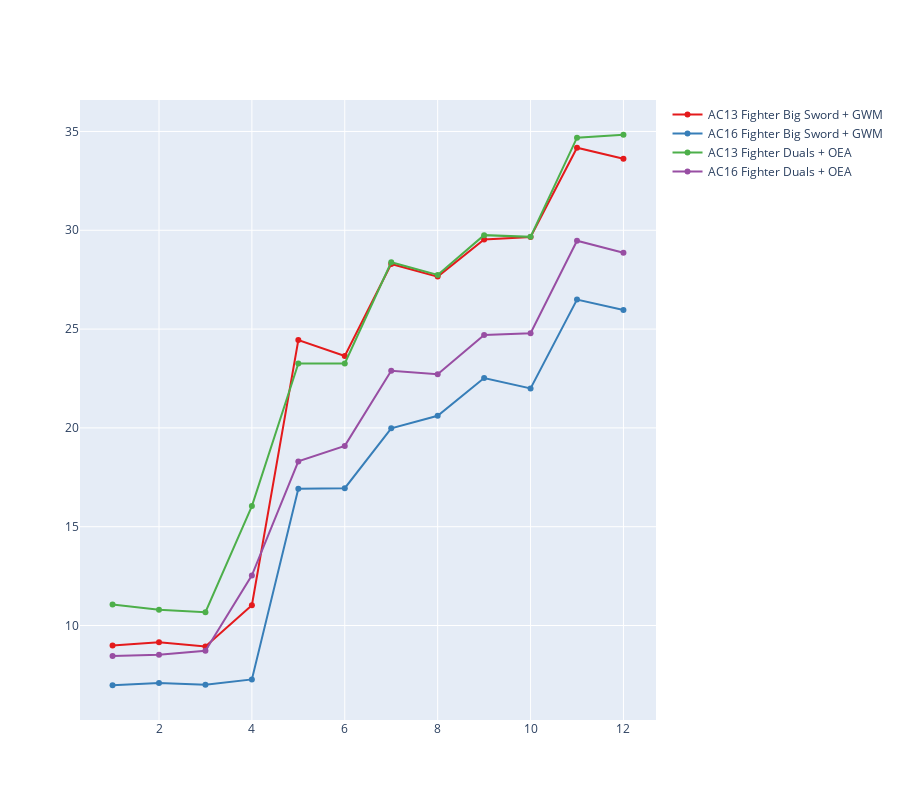

The notebook cell saved with this chart:
### Code cell
fig = get_plot(df_overall)
fig.show()

### Figure 1 — Plotly figure (JSON) as saved in the notebook; plotly's stock layout.template omitted (floating-point values rounded to 4 significant figures)
{"data": [{"line": {"color": "rgb(228,26,28)"}, "mode": "lines+markers", "name": "AC13 Fighter Big Sword + GWM", "x": [1, 2, 3, 4, 5, 6, 7, 8, 9, 10, 11, 12], "y": [8.984, 9.149, 8.939, 11.03, 24.45, 23.64, 28.3, 27.66, 29.53, 29.66, 34.18, 33.62], "type": "scatter"}, {"line": {"color": "rgb(55,126,184)"}, "mode": "lines+markers", "name": "AC16 Fighter Big Sword + GWM", "x": [1, 2, 3, 4, 5, 6, 7, 8, 9, 10, 11, 12], "y": [6.976, 7.09, 6.998, 7.272, 16.92, 16.95, 19.98, 20.61, 22.52, 22.0, 26.49, 25.97], "type": "scatter"}, {"line": {"color": "rgb(77,175,74)"}, "mode": "lines+markers", "name": "AC13 Fighter Duals + OEA", "x": [1, 2, 3, 4, 5, 6, 7, 8, 9, 10, 11, 12], "y": [11.06, 10.8, 10.67, 16.04, 23.26, 23.26, 28.38, 27.74, 29.75, 29.67, 34.69, 34.83], "type": "scatter"}, {"line": {"color": "rgb(152,78,163)"}, "mode": "lines+markers", "name": "AC16 Fighter Duals + OEA", "x": [1, 2, 3, 4, 5, 6, 7, 8, 9, 10, 11, 12], "y": [8.457, 8.514, 8.722, 12.54, 18.3, 19.09, 22.89, 22.71, 24.7, 24.79, 29.47, 28.86], "type": "scatter"}], "layout": {"height": 800}}
